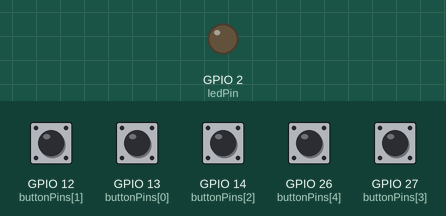
Bench run of a sketch on a simulated ESP32. On the bench: output pins drawn as LEDs (lit = HIGH). Inputs (shaded band) come from the test bench; at power-on: GPIO 12 (buttonPins[1]), GPIO 13 (buttonPins[0]), GPIO 14 (buttonPins[2]), GPIO 26 (buttonPins[4]), GPIO 27 (buttonPins[3]) HIGH. What the sketch prints to the serial monitor is not drawn.

Above: at 1.2 s.
1.3 s: GPIO 12 (buttonPins[1]) pulled LOW for 0.15 s
Timing chart, 0 to 4.3 s (numbered marks = the images above; inputs shaded):
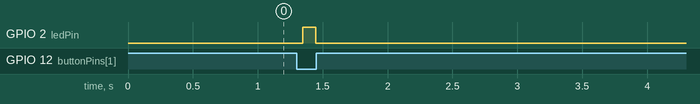

Measured:
- after the input at 1.3 s, GPIO 2 (ledPin): LOW → HIGH after 0.05 s, → LOW 0.10 s later

The sketch:

Buehne_ESP-NOW.ino
```cpp
#include <Arduino.h>
#include <esp_now.h>
#include <WiFi.h>

// --- ESP‑NOW Nachricht ---
typedef struct {
  int button;
} ButtonMessage;

// --- Button-Pins ---
// 1: Weiß an GPIO 13
// 2: Rot an GPIO 12
// 3: Blau an GPIO 14
// 4: Grün an GPIO 27
// 5: Gelb an GPIO 26
const int buttonPins[5] = { 13, 12, 14, 27, 26 };

// --- Onboard-LED (ESP32 DevKit: GPIO 2) ---
const int ledPin = 2;

// Die Buttons haben bei Druck merkwürdig reagiert. Software-Debounce:
// https://www.digikey.de/de/maker/tutorials/2024/how-to-implement-a-software-based-debounce-algorithm-for-button-inputs-on-a-microcontroller
// --- Entprellung ---
const uint32_t debounceTimeMs = 40;   // Entprellzeit

// Zustände und Zeiten pro Button
bool lastStableState[5];           // letzter stabiler Zustand
bool lastReadState[5];             // letzter gelesener Zustand
uint32_t lastChangeTime[5];        // Zeitpunkt der letzten Zustandsänderung

// MAC-Adresse des Display-ESP (Empfänger)
uint8_t receiverMac[] = {0x44, 0x1D, 0x64, 0xF7, 0x36, 0x24};

// Forward
void buttonTask(void* parameter);

// --- Callback: Sende-Status ---
void onSent(const wifi_tx_info_t *info, esp_now_send_status_t status) {
  Serial.print("Sendestatus: ");
  Serial.println(status == ESP_NOW_SEND_SUCCESS ? "OK" : "Fehler");
}


void setup() {
  Serial.begin(115200);
  Serial.println("ESP1 Sender startet...");

  // Buttons als INPUT_PULLUP
  for (int i = 0; i < 5; i++) {
    pinMode(buttonPins[i], INPUT_PULLUP);
    bool initialState = digitalRead(buttonPins[i]);  // HIGH im Ruhezustand
    lastStableState[i] = initialState;
    lastReadState[i] = initialState;
    lastChangeTime[i] = millis();
  }

  pinMode(ledPin, OUTPUT);
  digitalWrite(ledPin, LOW);

  // --- ESP‑NOW starten ---
  WiFi.mode(WIFI_STA);
  if (esp_now_init() != ESP_OK) {
    Serial.println("ESP-NOW Init fehlgeschlagen!");
    return;
  }

  esp_now_register_send_cb(onSent);

  // Verbindung zum Display-ESP herstellen (Peer hinzufügen)
  Serial.println("Verbinde zu ESP_DISPLAY...");

  esp_now_peer_info_t peerInfo = {};
  memcpy(peerInfo.peer_addr, receiverMac, 6);
  peerInfo.channel = 0;
  peerInfo.encrypt = false;

  if (esp_now_add_peer(&peerInfo) == ESP_OK) {
      Serial.println("ESP-NOW Peer hinzugefügt!");
  } else {
      Serial.println("Peer hinzufügen fehlgeschlagen!");
  }

  // Task für Button-Handling
  xTaskCreate(
    buttonTask,
    "ButtonTask",
    4096,
    NULL,
    1,
    NULL
  );
}

void loop() {
  // Nichts zu tun, alles läuft in der Task
  vTaskDelay(portMAX_DELAY);
}

// --- Task: Buttons pollen + Software-Entprellung ---
void buttonTask(void* parameter) {
  const TickType_t pollDelay = pdMS_TO_TICKS(5); // alle 5 ms prüfen

  while (true) {

    uint32_t now = millis();

    for (int i = 0; i < 5; i++) {
      bool currentState = digitalRead(buttonPins[i]); // HIGH = nicht gedrückt, LOW = gedrückt

      if (currentState != lastReadState[i]) {
        // Zustand hat sich geändert -> Zeit merken
        lastReadState[i] = currentState;
        lastChangeTime[i] = now;
      }

      // Prüfen, ob der neue Zustand lange genug stabil ist
      if ((now - lastChangeTime[i]) >= debounceTimeMs) {
        // Wenn sich der stabile Zustand ändert, ist das ein gültiges Event
        if (currentState != lastStableState[i]) {
          lastStableState[i] = currentState;

          // Wir reagieren nur auf "gedrückt" (LOW bei INPUT_PULLUP)
          if (currentState == LOW) {
            int buttonNumber = i + 1;

            Serial.printf("Button %d sauber gedrueckt\n", buttonNumber);

            // ESP‑NOW: Zahl als Struktur senden
            ButtonMessage msg;
            msg.button = buttonNumber;
            esp_now_send(receiverMac, (uint8_t*)&msg, sizeof(msg));

            // Kurze LED-Quittung
            digitalWrite(ledPin, HIGH);
            vTaskDelay(pdMS_TO_TICKS(100));
            digitalWrite(ledPin, LOW);
          }
        }
      }
    }

    vTaskDelay(pollDelay);
  }
}
```
